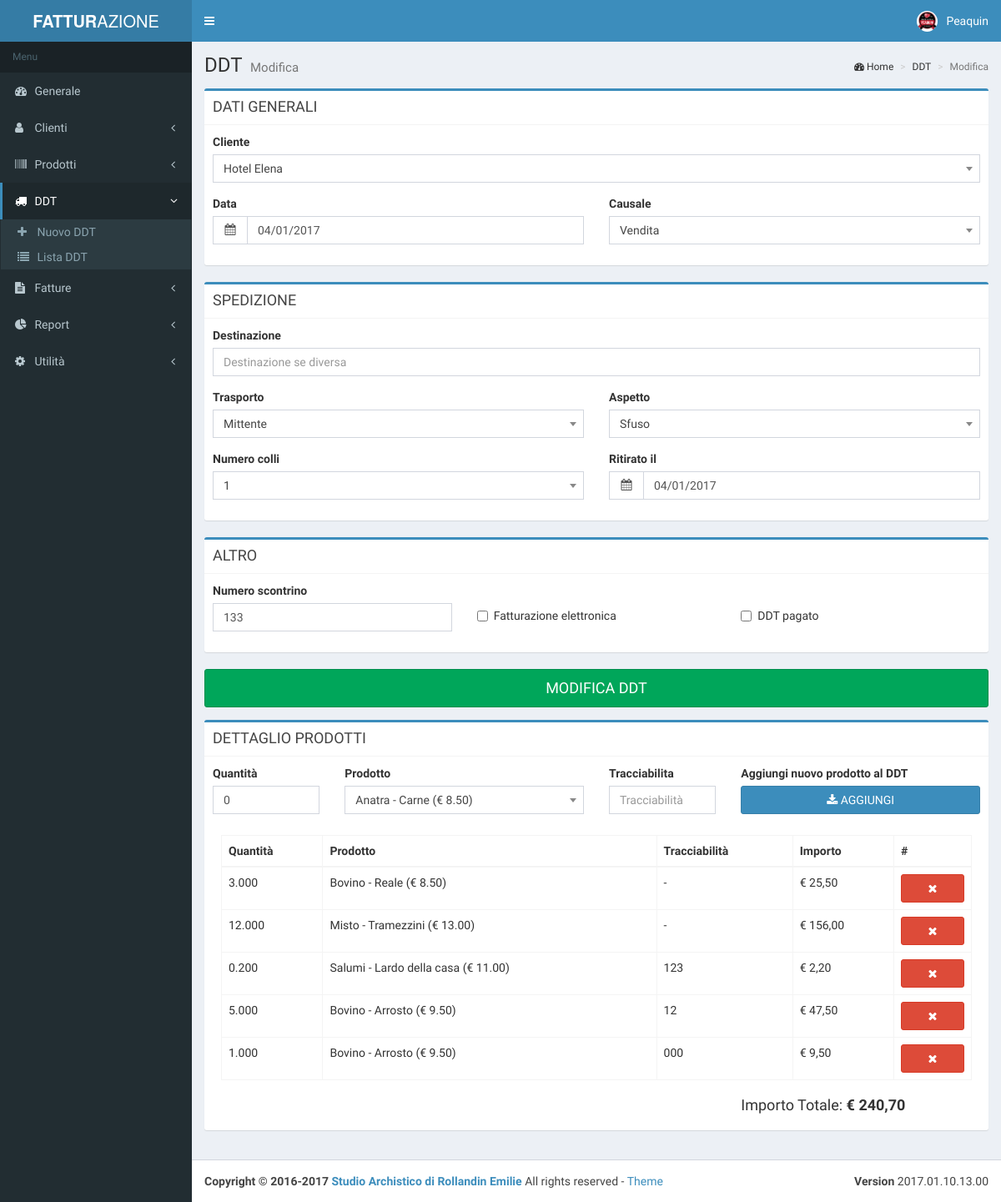
The page /ddtmodifica.php?ddt_id=14 on the database as committed earlier.
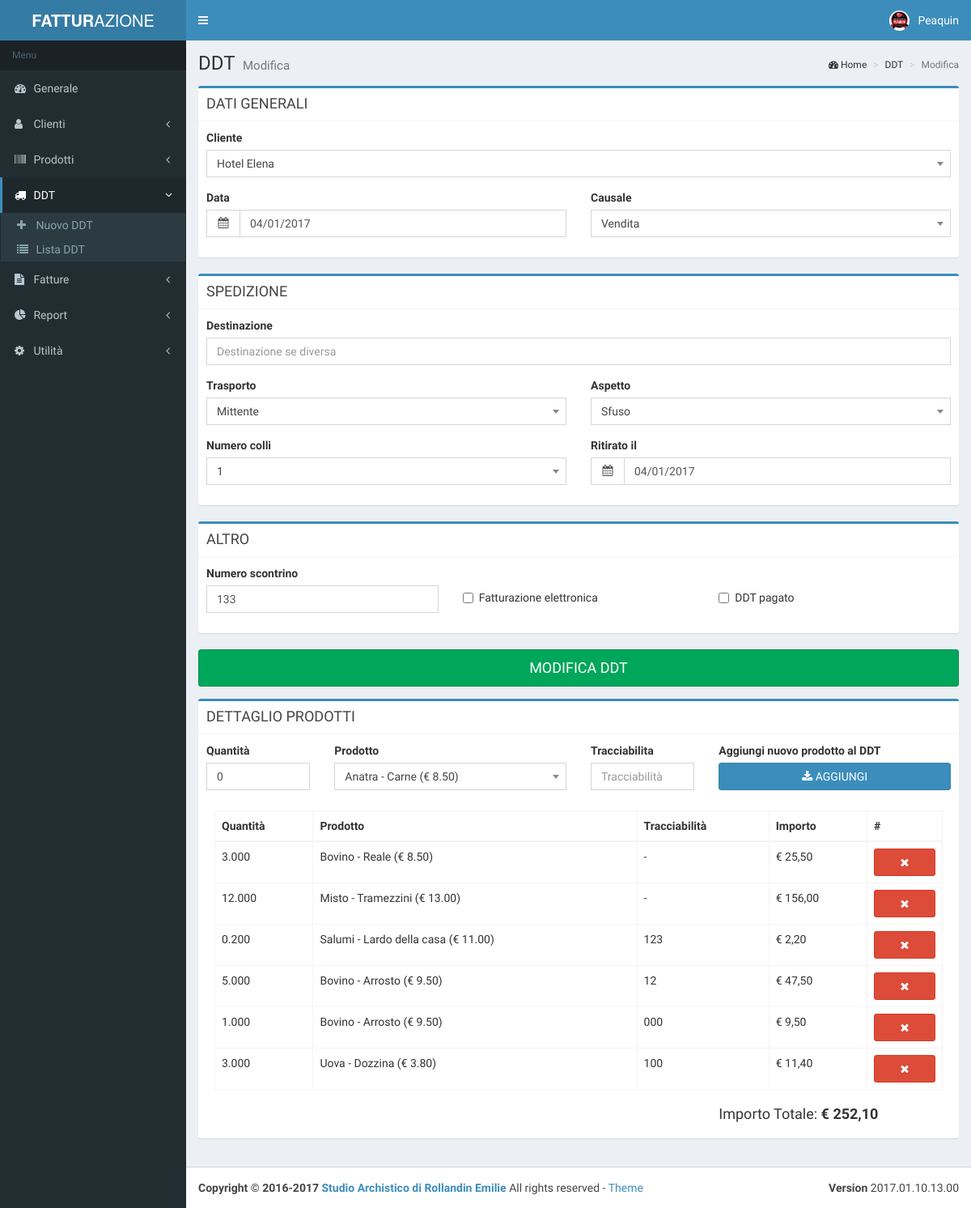
The same page on the database as committed later.
### tables this page shows
CREATE TABLE `ddtdettaglio` (
  `ddd_id` int(11) NOT NULL,
  `ddd_fkddt` int(11) NOT NULL,
  `ddd_quantita` decimal(10,3) NOT NULL,
  `ddd_fkprodotto` int(11) NOT NULL,
  `ddd_tracciabilita` varchar(100) DEFAULT NULL,
  `ddd_annullato` tinyint(1) NOT NULL DEFAULT '0'
);

CREATE TABLE `prodotto` (
  `pro_id` int(11) NOT NULL,
  `pro_categoria` varchar(255) NOT NULL,
  `pro_descrizione` varchar(255) NOT NULL,
  `pro_prezzo` decimal(10,2) NOT NULL,
  `pro_iva` decimal(5,2) NOT NULL,
  `pro_vecchio` tinyint(1) NOT NULL DEFAULT '0',
  `pro_misura` varchar(10) NOT NULL DEFAULT 'kg'
);

CREATE TABLE `ddt` (
  `ddt_id` int(11) NOT NULL,
  `ddt_numero` int(11) NOT NULL,
  `ddt_anno` int(11) NOT NULL,
  `ddt_data` date NOT NULL,
  `ddt_fkcliente` int(11) NOT NULL,
  `ddt_destinazione` varchar(255) DEFAULT NULL,
  `ddt_causale` varchar(50) NOT NULL,
  `ddt_trasporto` varchar(50) NOT NULL,
  `ddt_aspetto` varchar(50) NOT NULL,
  `ddt_colli` varchar(50) NOT NULL,
  `ddt_ritiro` date DEFAULT NULL,
  `ddt_scontrino` varchar(50) NOT NULL,
  `ddt_importo` decimal(10,2) NOT NULL,
  `ddt_fatturazioneelettronica` tinyint(1) NOT NULL DEFAULT '0',
  `ddt_pagato` tinyint(1) NOT NULL DEFAULT '0',
  `ddt_fkfattura` int(11) DEFAULT NULL,
  `ddt_annullato` tinyint(1) NOT NULL DEFAULT '0'
);

### php/ddt.php (called while the page is built, shortened)
<?php
class DDT {
    public function CaricaSQL($id) {
        try {
            include "config.php";
            $db = new PDO("mysql:host=" . $dbhost . ";dbname=" . $dbname, $dbuser, $dbpswd);
            $db->setAttribute(PDO::ATTR_ERRMODE, PDO::ERRMODE_WARNING);
            $db->setAttribute(PDO::ATTR_DEFAULT_FETCH_MODE, PDO::FETCH_OBJ);
            $db->setAttribute(PDO::MYSQL_ATTR_INIT_COMMAND, 'SET NAMES UTF8');
            $result = $db->query("SELECT ddt.*, cliente.* FROM ddt INNER JOIN cliente ON ddt.ddt_fkcliente = cliente.cli_id WHERE ddt.ddt_annullato = 0 AND ddt_id = $id");
            $row = $result->fetch(PDO::FETCH_ASSOC);
            $this->ddt_data = DateTime::createFromFormat('Y-m-d', $row['ddt_data']);
            $this->ddt_data_stringa = $this->ddt_data->format('d/m/Y');
            $this->ddt_ritiro = DateTime::createFromFormat('Y-m-d', $row['ddt_ritiro']);
            $this->ddt_ritiro_stringa = $this->ddt_ritiro->format('d/m/Y');
            $this->ddt_scontrino = $row['ddt_scontrino'];
            $this->ddt_importo = $row['ddt_importo'];
            $this->ddt_fatturazioneelettronica = $row['ddt_fatturazioneelettronica'];
            $this->ddt_pagato = $row['ddt_pagato'];
            return true;
        } catch (PDOException $e) {
            return false;
        }
    }
}

### php/utilita.php (called while the page is built, shortened)
<?php
function convertiStringaToHTML($stringa) {
    return htmlentities($stringa, ENT_COMPAT,'ISO-8859-1', true);
}
?>

### ddtmodifica.php (shortened to what the changed rows need)
<!DOCTYPE html>
<html>
<head>
    <?php include 'link.php'; ?>
</head>
<body class="hold-transition skin-blue sidebar-mini">
<div class="wrapper">
    <div class="content-wrapper">
        <section class="content-header">
            <h1>
                DDT
                <small>Modifica</small>
            </h1>
        </section>
        <section class="content">
            <?php
            include 'php/utilita.php';
            include 'php/config.php';
            include 'php/ddt.php';
            include 'php/ddtdettaglio.php';
            $errore = array();
            $ddt = new DDT();
            if (!isset($_GET['ddt_id'])) {
                $errore['ddt_id'] = 'Errore nel passaggio del ID del DDT';
            } else {
                $id = $_GET['ddt_id'];
                if ($ddt->CaricaSQL($id)) {
                    $ddt->ddt_id = $id;
                } else {
                    $errore['letturaDDT'] = 'Lettura DDT';
                }
            }
            ?>
            <form role="form" name="ddtForm" action="ddtmodificasql.php" onsubmit="return validateForm()" method="get">
                <div class="box box-primary">
                    <div class="box-body">
                        <div class="row">
                            <div class="col-md-6">
                                <div class="form-group">
                                    <div class="input-group date">
                                        <div class="input-group-addon">
                                            <i class="fa fa-calendar"></i>
                                        </div>
                                        <input type="text" class="form-control pull-right" id="datepicker1" name='dataEmissione' value="<?php print $ddt->ddt_data_stringa; ?>" required>
                                    </div>
                                </div>
                            </div>
                        </div>
                    </div>
                </div>
                <div class="box box-primary">
                    <div class="box-body">
                        <div class="row">
                            <div class="col-md-6">
                                <div class="form-group">
                                    <div class="input-group date">
                                        <div class="input-group-addon">
                                            <i class="fa fa-calendar"></i>
                                        </div>
                                        <input type="text" class="form-control pull-right" id="datepicker2" name='ritirato' value="<?php print $ddt->ddt_ritiro_stringa; ?>" required>
                                    </div>
                                </div>
                            </div>
                        </div>
                    </div>
                </div>
                <div class="box box-primary">
                    <div class="box-body">
                        <div class="row">
                            <div class="col-md-4">
                                <div class="form-group">
                                    <label>Numero scontrino</label>
                                    <input type="text" class="form-control" placeholder="Numero scontrino" name='scontrino' value="<?php print $ddt->ddt_scontrino; ?>" required>
                                </div>
                            </div>
                            <div class="col-md-4">
                                <br>
                                <div class="checkbox">
                                    <label>
                                        <input type="checkbox" placeholder="Fatturazione elettronica" name='fatturazioneelettronica' <?php print $ddt->ddt_fatturazioneelettronica?"checked":""; ?>> Fatturazione elettronica
                                    </label>
                                </div>
                            </div>
                            <div class="col-md-4">
                                <br>
                                <div class="checkbox">
                                    <label>
                                        <input type="checkbox" placeholder="Pagato" name='pagato' <?php print $ddt->ddt_pagato?"checked":""; ?>> DDT pagato
                                    </label>
                                </div>
                            </div>
                        </div>
                    </div>
                </div>
            </form>
                <div class="box box-primary">
                    <div class="box-body">
                    <div class="row">
                        <div class="col-xs-12">
                            <div class="box-body">
                                <?php ddtdettaglio_tabella($ddt->ddt_id); ?>
                            </div>
                        </div>
                    </div>
                    <div class="row">
                        <div class="col-md-4">
                            <h4>Importo Totale: <b>&euro; <?php echo number_format($ddt->ddt_importo, 2, ',', ' '); ?></b></h4>
                        </div>
                    </div>
                    </div>
                </div>
        </section>
    </div>
</div>
</body>
</html>

### php/ddtdettaglio.php (shortened to what the changed rows need)
<?php
function ddtdettaglio_tabella($id) {
    try {
        include 'config.php';
        $db = new PDO("mysql:host=" . $dbhost . ";dbname=" . $dbname, $dbuser, $dbpswd);
        $db->setAttribute(PDO::ATTR_ERRMODE, PDO::ERRMODE_WARNING);
        $db->setAttribute(PDO::ATTR_DEFAULT_FETCH_MODE, PDO::FETCH_OBJ);
        $db->setAttribute(PDO::MYSQL_ATTR_INIT_COMMAND, 'SET NAMES UTF8');
        print "<table id='ddtdettagliotabella' class='table table-bordered table-hover'>";
        print "<thead><tr>";
        print "<th>Quantit&agrave;</th><th>Prodotto</th><th>Tracciabilit&agrave;</th><th>Importo</th><th class='no-print'>#</th>";
        print "</tr></thead><tbody>";
        $result = $db->query('SELECT ddtdettaglio.*, prodotto.* FROM ddtdettaglio INNER JOIN prodotto ON ddtdettaglio.ddd_fkprodotto = prodotto.pro_id WHERE ddtdettaglio.ddd_annullato = 0 AND ddtdettaglio.ddd_fkddt = '. $id);
        foreach ($result as $row) {
            $row = get_object_vars($row);
            print "<tr>";
            print "<td>".$row['ddd_quantita']."</td>";
            print "<td>". $row['pro_categoria'] . " - " . convertiStringaToHTML(utf8_decode($row['pro_descrizione']))." (&euro; ".$row['pro_prezzo'].")</td>";
            print "<td>".$row['ddd_tracciabilita']."</td>";
            $importo = $row['ddd_quantita']*$row['pro_prezzo'];
            print "<td>&euro; " . number_format($importo, 2, ',', ' ') . "</td>";
            print "<td class='no-print'><a class='btn btn-danger btn-block' href='dddcancella.php?ddt_id=".$id."&ddtdettaglio=".$row['ddd_id']."' role='button'><i class = 'fa fa-remove'></i></a></td>";
            print "</tr>";
        }
        print "</tbody></table>";
    } catch (PDOException $e) {
        throw new PDOException("Error  : " . $e->getMessage());
    }
}

Rows that differ between the two databases and show on the page:
changed ddt: ddt_importo "240,70" → "252,10"
added ddtdettaglio: ddd_quantita "3.000", prodotto.pro_categoria "Uova", prodotto.pro_descrizione "Dozzina", prodotto.pro_prezzo "3.80", ddd_tracciabilita "100", ddd_quantita.pro_prezzo "11,40"
